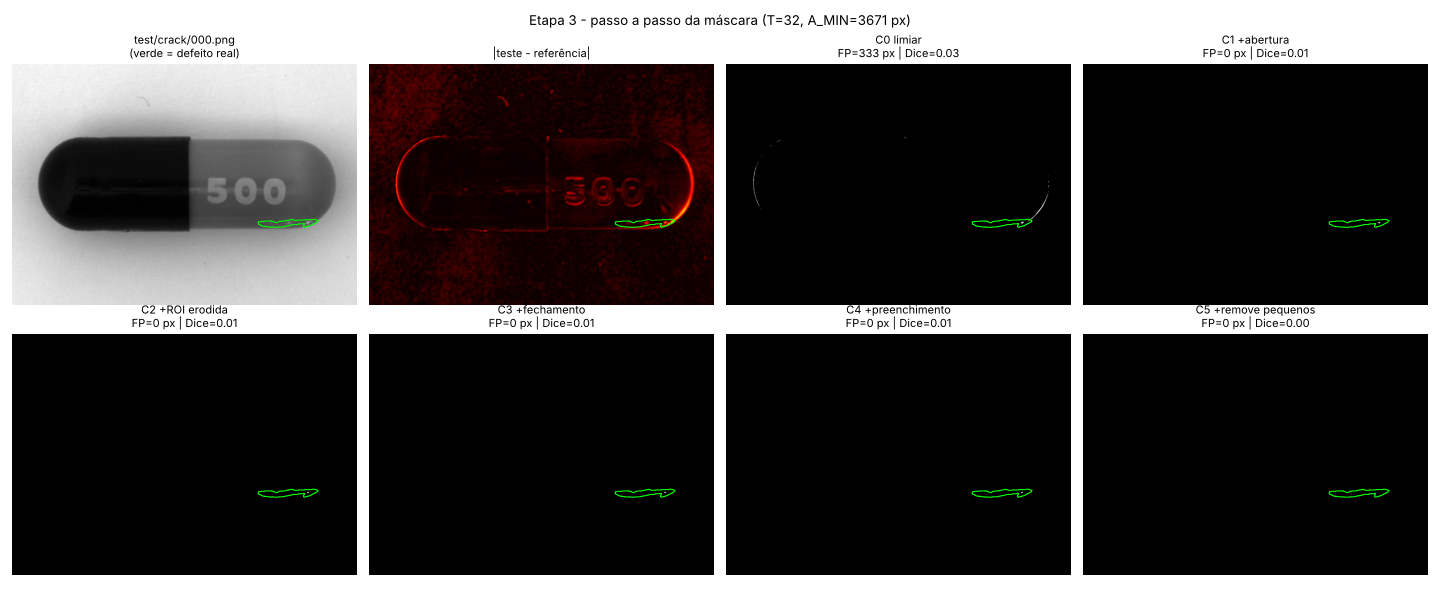
#> input picture resultados/etapa3/exemplo_crack_000.png, 1440 x 600 px, given in place of 000.png, which was not available
$ python segmentacao.py   (older library calls are emulated)
#> lines starting #> are read from the running program, lines starting #| are printed output that depends on the picture; after the words box and inside, x2 and y2 are one past the last pixel; in counts of white or black regions, pixels touching at a corner belong together
### src/particao.py
"""Etapa 2: partição própria do dataset.

    banco          30 boas de train/good  -> referências
    calibracao     20 boas de train/good  -> limiares (só a variação normal)
    classificacao  192 boas + 109 defeituosas -> avaliação, 5 folds estratificados por tipo

Uso:  python src/particao.py   -> dados/particao.csv
"""

from __future__ import annotations

import csv
import random
from collections import Counter
from pathlib import Path

from pipeline import DATASET_DIR, GOLDEN_N_BANCO

N_CALIBRACAO = 20
N_FOLDS = 5
SEMENTE = 42
TIPOS_DEFEITO = ["crack", "faulty_imprint", "poke", "scratch", "squeeze"]
SAIDA = Path(__file__).resolve().parent.parent / "dados" / "particao.csv"


# [32 lines left out: function montar_particao, not called in this run]


def carregar_particao(conjunto: str | None = None) -> list[dict]:
    """Lê dados/particao.csv (opcionalmente filtrando por conjunto)."""
#> called with conjunto = 'banco'
    with open(SAIDA, newline="", encoding="utf-8") as f:
#> (reads dados/particao.csv from the repository)
        linhas = list(csv.DictReader(f))
    for l in linhas:
        l["fold"] = int(l["fold"]) if l["fold"] != "" else None
        l["caminho"] = DATASET_DIR / l["arquivo"]
    return [l for l in linhas if conjunto is None or l["conjunto"] == conjunto]


# [19 lines left out: function main, not called in this run]


# [2 lines that do not run on import are left out]

### src/pipeline.py
"""Etapa 1: funções básicas do pipeline e localização do defeito (bordas x golden template).

Uso:
    python src/pipeline.py --defeito crack --indice 0     # passo a passo de uma imagem
    python src/pipeline.py --calibrar                     # recalibra o limiar do golden template

Convenções: imagens em cinza uint8; máscaras uint8 com valores {0, 255}.
"""

from __future__ import annotations

import argparse
from pathlib import Path

import cv2
import matplotlib.pyplot as plt
import numpy as np

# --- PARÂMETROS ---
# Cinza após o bilateral: fundo ~200, laranja ~85-95, preto ~20-40, "500" ~86-121.
RAIZ = Path(__file__).resolve().parent.parent
DATASET_DIR = RAIZ / "capsule"

# Bilateral: o ruído varia ~5-15 níveis; sigma_cor 40 o suaviza e preserva saltos grandes.
BILATERAL_D = 9
BILATERAL_SIGMA_COLOR = 40
BILATERAL_SIGMA_SPACE = 9

# Canny: alto 40 inicia ~1-2% dos pixels da cápsula (p99 do gradiente ~60); baixo 15 continua
# bordas fracas (histerese). L2gradient: magnitude euclidiana, melhor em bordas diagonais.
CANNY_LIMIAR_BAIXO = 15
CANNY_LIMIAR_ALTO = 40
CANNY_APERTURE = 3

# Sobel 3x3, limiar fixo ~p99 da magnitude dentro da cápsula.
SOBEL_KSIZE = 3
SOBEL_LIMIAR = 60

# Abertura com elipse de k px apaga o que for mais estreito que k. O Canny dá bordas de 1 px:
# um fechamento de 5 px as agrupa antes, senão a abertura apagaria todas.
MORF_TAMANHOS = (3, 5, 7, 9)
MORF_FECHAMENTO_PREVIO = 5

# Erosão da máscara da cápsula: tira o contorno, que sempre acende (~93% do GT continua dentro).
ROI_EROSAO = 9

# Golden template: limiar ~ p99 da diferença entre boas; abertura 5 tira as lascas de 1-3 px
# do erro de alinhamento, mais finas que os defeitos.
GOLDEN_LIMIAR = 30
GOLDEN_ABERTURA = 5
GOLDEN_N_BANCO = 30        # cápsulas boas candidatas a referência
ECC_ESCALA = 0.25          # alinhamento em 1/4 da resolução: rápido e menos sensível ao ruído
ECC_ITERACOES = 200
ECC_EPS = 1e-6


# --- E/S ---
def carregar_imagem(caminho: str | Path) -> np.ndarray:
    """Lê uma imagem BGR. Lança erro explícito se o arquivo não existir."""
    img = cv2.imread(str(caminho), cv2.IMREAD_COLOR)
#> img is the input picture: shape (600, 1440, 3); mean B, G, R 72.5, 72.9, 75.4
    if img is None:
        raise FileNotFoundError(f"Não foi possível ler: {caminho}")
    return img


# [7 lines left out: function carregar_mascara_gt, not called in this run]


def caminho_teste(defeito: str, indice: int) -> Path:
    return DATASET_DIR / "test" / defeito / f"{indice:03d}.png"


# --- 1. PRÉ-PROCESSAMENTO ---
def converter_cinza(img_bgr: np.ndarray) -> np.ndarray:
    """BGR -> tons de cinza (luminância ITU-R BT.601)."""
    return cv2.cvtColor(img_bgr, cv2.COLOR_BGR2GRAY)
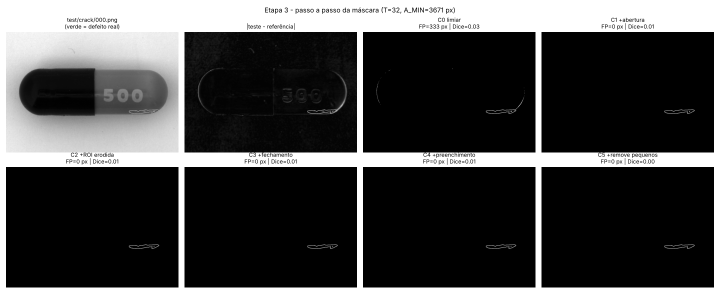
#> returned value: shape (600, 1440) (shown at 1/2 size); min 0, max 255, mean 73.6


def filtro_bilateral(cinza: np.ndarray,
                     d: int = BILATERAL_D,
                     sigma_color: float = BILATERAL_SIGMA_COLOR,
                     sigma_space: float = BILATERAL_SIGMA_SPACE) -> np.ndarray:
    """Suaviza a superfície preservando bordas (peso espacial x peso de intensidade)."""
#> called with d = 9, sigma_color = 40, sigma_space = 9
    return cv2.bilateralFilter(cinza, d, sigma_color, sigma_space)


def segmentar_capsula(cinza: np.ndarray, erosao: int = ROI_EROSAO) -> tuple[np.ndarray, np.ndarray]:
    """Máscara do objeto (cápsula) por Otsu + maior componente + preenchimento."""
#> called with erosao = 0
    blur = cv2.GaussianBlur(cinza, (5, 5), 0)
    _, binaria = cv2.threshold(blur, 0, 255, cv2.THRESH_BINARY_INV + cv2.THRESH_OTSU)
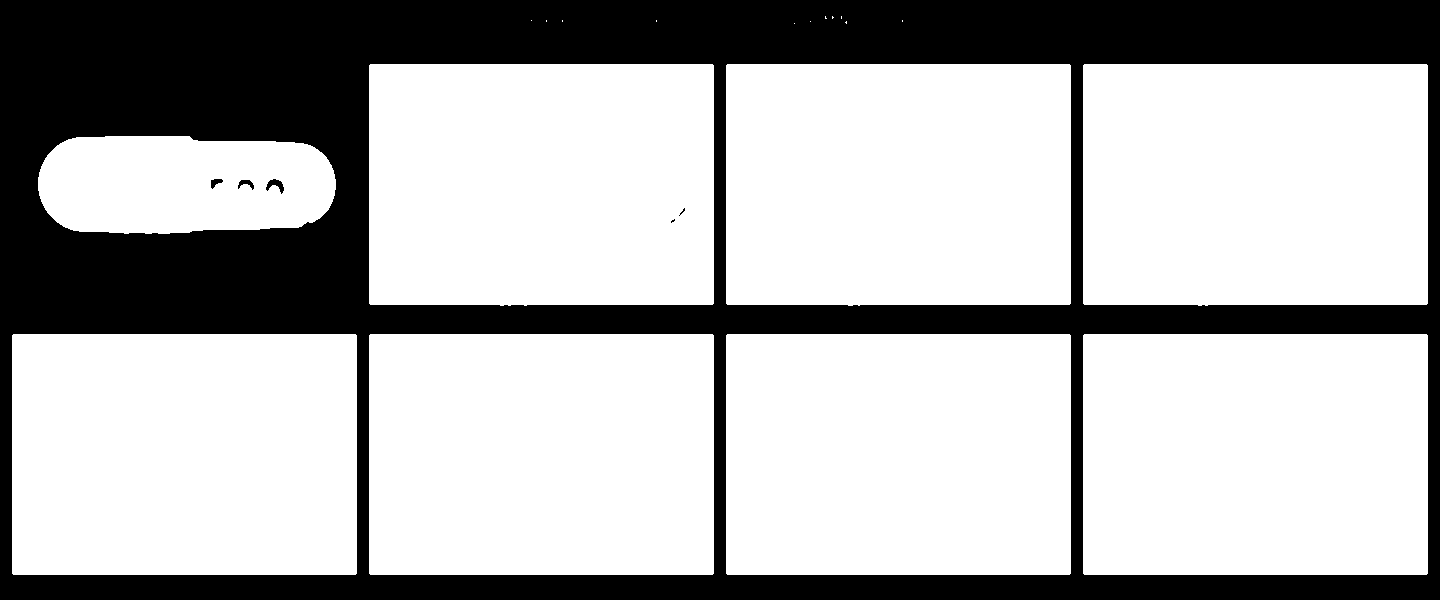
#> binaria: shape (600, 1440); 70.3% white; 6 black regions (2 under 20 px), largest, box (x1, y1, x2, y2) and area: (0, 0, 1440, 600) 256274, (266, 179, 284, 194) 124, (238, 180, 254, 190) 78, (211, 179, 223, 189) 67
    binaria = cv2.morphologyEx(binaria, cv2.MORPH_CLOSE,
                               cv2.getStructuringElement(cv2.MORPH_ELLIPSE, (15, 15)))
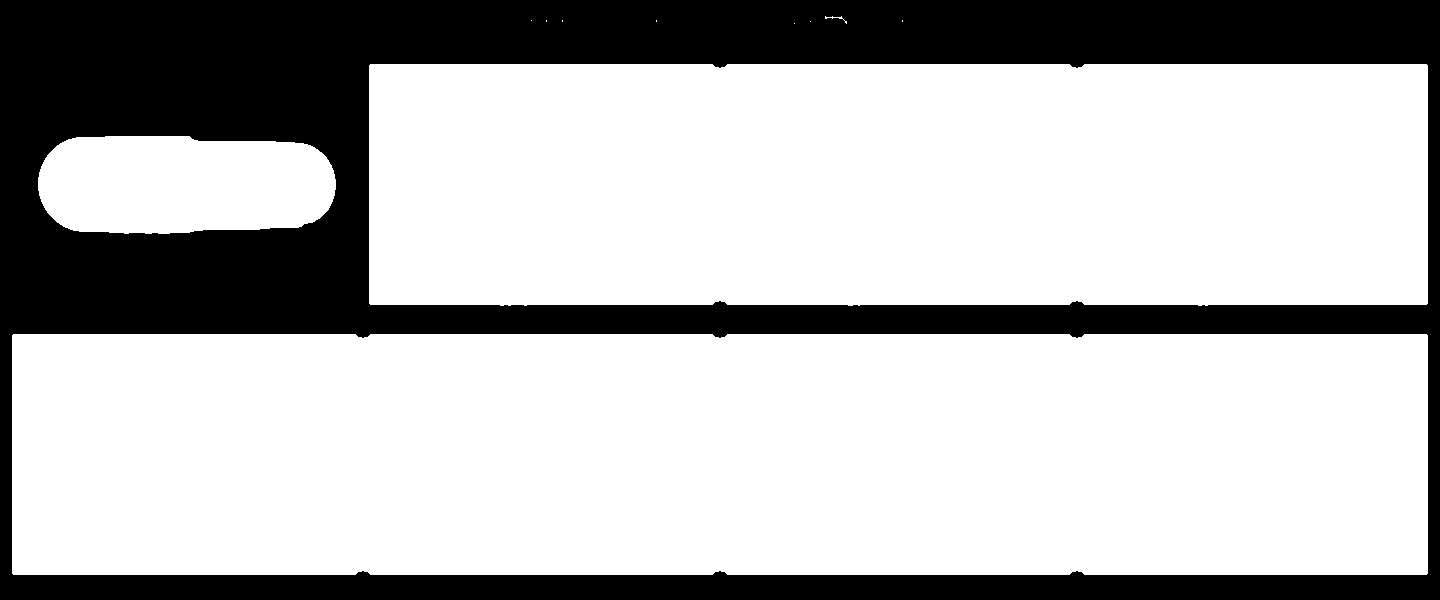
#> binaria: shape (600, 1440); 72% white; 1 black region

    contornos, _ = cv2.findContours(binaria, cv2.RETR_EXTERNAL, cv2.CHAIN_APPROX_SIMPLE)
#> contornos = 11 contours, 8 with area under 20; largest, box (x1, y1, x2, y2) and area: (12, 334, 1428, 575) 339370, (369, 64, 1428, 306) 253790, (38, 136, 336, 234) 25360
    mascara = np.zeros_like(cinza)
    if contornos:
        maior = max(contornos, key=cv2.contourArea)
#> maior = contour of 56 points, box (x1, y1, x2, y2) (12, 334, 1428, 575), area 339370
        cv2.drawContours(mascara, [maior], -1, 255, thickness=cv2.FILLED)
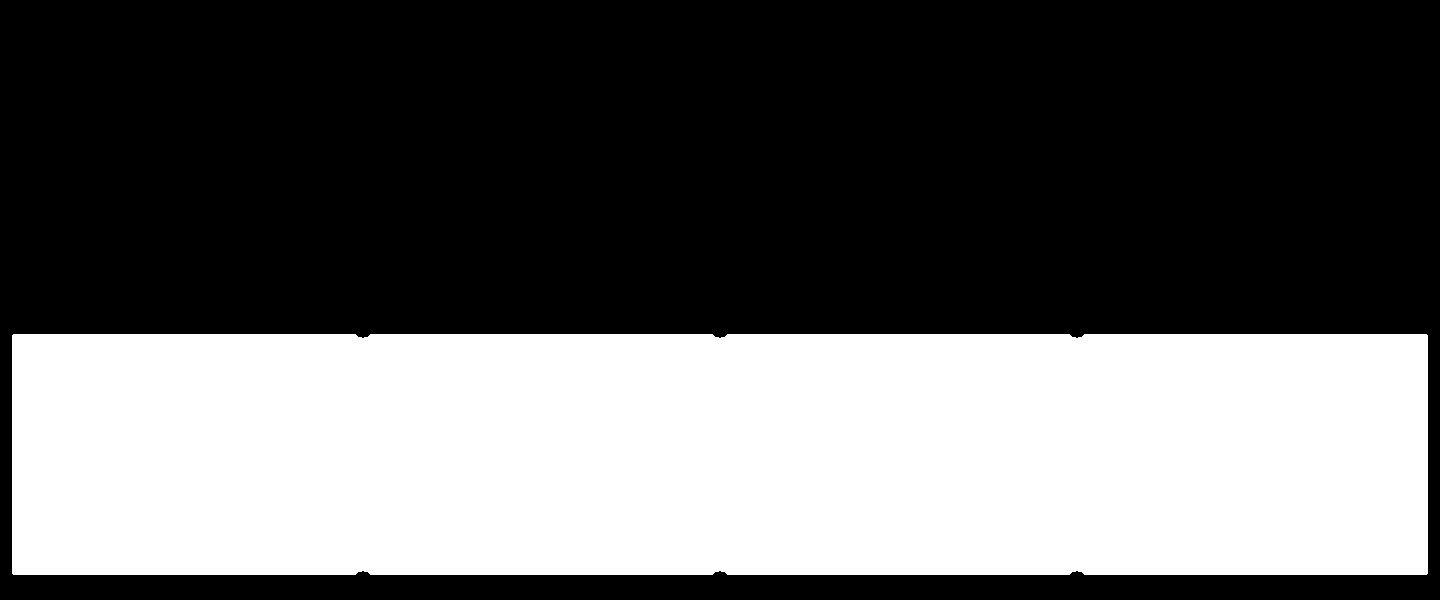
#> mascara: shape (600, 1440); 39.5% white; 1 white region, box (x1, y1, x2, y2) and area: (12, 334, 1428, 575) 341024

    roi = mascara
    if erosao > 0:
        roi = cv2.erode(mascara, cv2.getStructuringElement(cv2.MORPH_ELLIPSE, (erosao, erosao)))
    return mascara, roi


# [77 lines left out: functions mascara_especular, detectar_bordas_canny, detectar_bordas_sobel, aplicar_abertura, alinhar_imagem, not called in this run]


def carregar_banco_referencias(caminhos: list[Path]) -> list[dict]:
    """Pré-processa (cinza + bilateral) as cápsulas boas candidatas a golden template."""
    banco = []
    for c in caminhos:
        img = filtro_bilateral(converter_cinza(carregar_imagem(c)))
        mascara, _ = segmentar_capsula(img, erosao=0)
        banco.append({"imagem": img, "mascara": mascara, "caminho": c})
#> pass 2 of the loop in carregar_banco_referencias, `for c in caminhos:`:
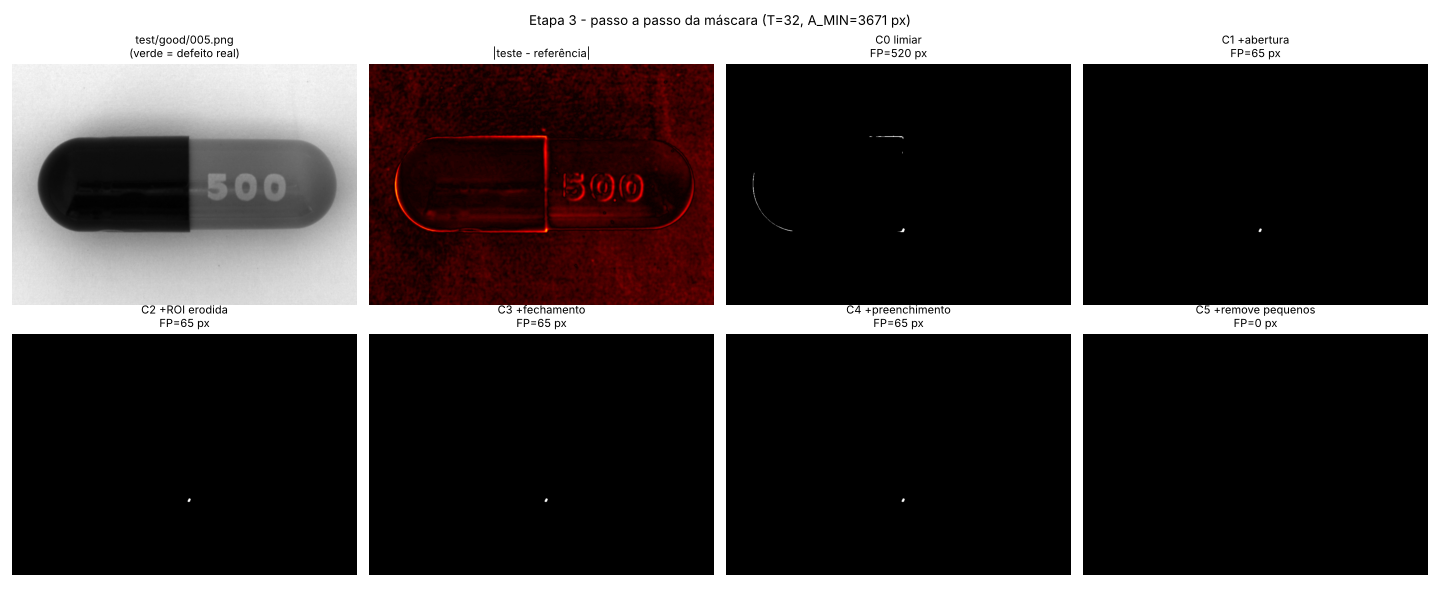
#> input picture resultados/etapa3/exemplo_good_005.png, 1440 x 600 px, given in place of 001.png, which was not available
#> in carregar_imagem, img is the input picture: shape (600, 1440, 3); mean B, G, R 72.9, 72.9, 77.6
#> in segmentar_capsula (call 2), `_, binaria = cv2.threshold(blur, 0, 255, cv2.THRESH_BINARY_INV + cv2.T..`:
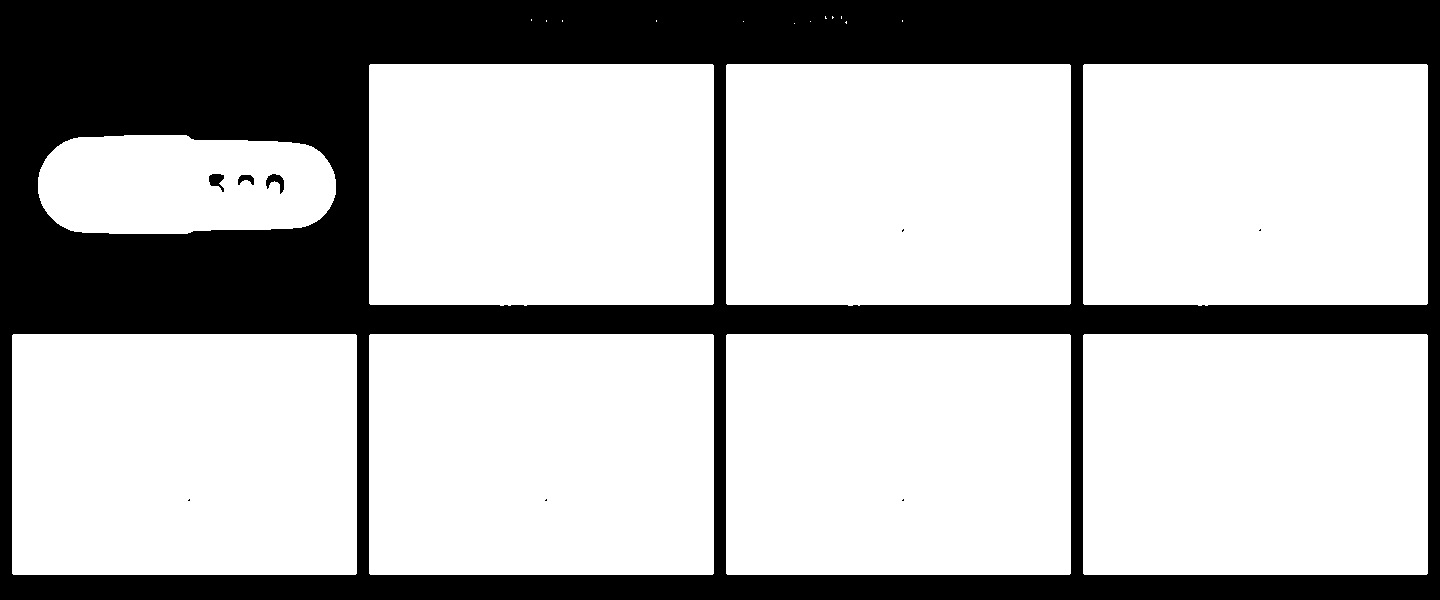
#> binaria: shape (600, 1440); 70.3% white; 9 black regions (5 under 20 px), largest, box (x1, y1, x2, y2) and area: (0, 0, 1440, 600) 255993, (266, 174, 284, 194) 173, (209, 174, 224, 192) 162, (238, 175, 254, 185) 102
#> in segmentar_capsula (call 2), `binaria = cv2.morphologyEx(binaria, cv2.MORPH_CLOSE, cv2.getStructurin..`:
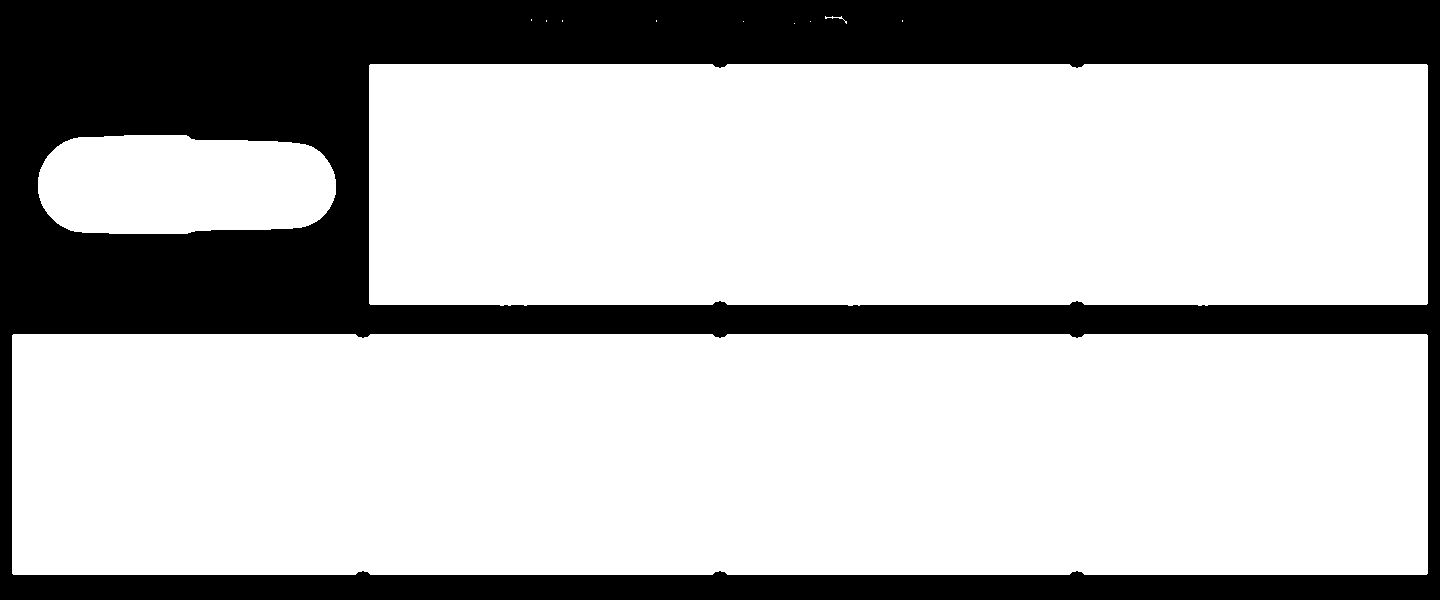
#> binaria: shape (600, 1440); 72% white; 1 black region
#> contornos = 12 contours, 9 with area under 20; largest, box (x1, y1, x2, y2) and area: (12, 334, 1428, 575) 339370, (369, 64, 1428, 306) 253790, (38, 135, 336, 234) 25636
    return banco


# [202 lines left out: functions selecionar_referencia, golden_template, calibrar_limiar_golden, metricas_pixel, _sobrepor_gt, _titulo_metricas and 5 more, not called in this run]


# [2 lines that do not run on import are left out]

### src/segmentacao.py
"""Etapa 3: máscara final do defeito (golden template + morfologia), medindo cada operação.

    C0 limiar | C1 + abertura 5x5 | C2 + ROI erodida | C3 + fechamento 5x5
    C4 + preenchimento de buracos (máscara final) | C5 + remoção de manchas < A_MIN

T e A_MIN vêm só do conjunto 'calibracao'; a avaliação usa só 'classificacao'.

Uso:  python src/segmentacao.py   (~10 min na 1ª vez; depois usa o cache)
"""

from __future__ import annotations

import csv
from pathlib import Path

import cv2
import numpy as np

from impressao import diferenca_com_impressao
from particao import carregar_particao
from pipeline import (
    ROI_EROSAO, carregar_banco_referencias, carregar_imagem, carregar_mascara_gt,
    converter_cinza, filtro_bilateral, metricas_pixel, segmentar_capsula,
    selecionar_referencia,
)

RAIZ = Path(__file__).resolve().parent.parent   # raiz do repositório (este arquivo está em src/)
GERADO = RAIZ / "dados" / "gerado"
CORRIGIR_IMPRESSAO = True
CACHE = GERADO / ("cache_golden_impressao.npz" if CORRIGIR_IMPRESSAO else "cache_golden.npz")
DIR_MASCARAS = GERADO / "mascaras"
DIR_RESULT = RAIZ / "resultados" / "etapa3"

ABERTURA = 5
FECHAMENTO = 5
PERCENTIL_LIMIAR = 99   # T = percentil 99 da diferença entre cápsulas boas
PERCENTIL_AREA = 95     # A_MIN = percentil 95 da maior mancha que sobra em cápsulas boas
MIN_PX_HIT = 30         # mesmo critério de "defeito encontrado" da Etapa 1

# Máscara usada na Etapa 4. C5 não: as manchas falsas das boas têm o tamanho dos defeitos.
ETAPA_FINAL = "C4 +preenchimento"

ETAPAS = ["C0 limiar", "C1 +abertura", "C2 +ROI erodida", "C3 +fechamento",
          "C4 +preenchimento", "C5 +remove pequenos"]


def _ee(k: int) -> np.ndarray:
    return cv2.getStructuringElement(cv2.MORPH_ELLIPSE, (k, k))


# --- 1. DIFERENÇA DO GOLDEN TEMPLATE (com cache) ---
# [237 lines left out: functions calcular_diferencas, preencher_buracos, remover_pequenos, etapas_mascara, calibrar, avaliar and 4 more, not called in this run]


# =============================================================================
def main() -> None:
    banco = carregar_banco_referencias([l["caminho"] for l in carregar_particao("banco")])
    cal = carregar_particao("calibracao")
    cls = carregar_particao("classificacao")

    print("Calculando diferenças (calibração + classificação)...")
    dif = calcular_diferencas(cal + cls, banco)

    limiar, area_min = calibrar({l["arquivo"]: dif[l["arquivo"]] for l in cal})
    print(f"Calibrado em 20 boas: T = {limiar}, A_MIN = {area_min} px\n")

    tab, finais, por_tipo = avaliar(cls, dif, limiar, area_min)
    print(salvar_tabela(tab, limiar, area_min))
    print("\n" + salvar_por_tipo(por_tipo))
    figura_efeito(tab)

    DIR_MASCARAS.mkdir(parents=True, exist_ok=True)
    for arq, m in finais.items():
        cv2.imwrite(str(DIR_MASCARAS / arq.replace("/", "_")), m)
    figura_exemplos(cls, dif, limiar, area_min)
    print(f"\nMáscaras finais em {DIR_MASCARAS} | tabelas e figuras em {DIR_RESULT}")


if __name__ == "__main__":
#> (the run stopped early here; a loop or call above may not have finished)
